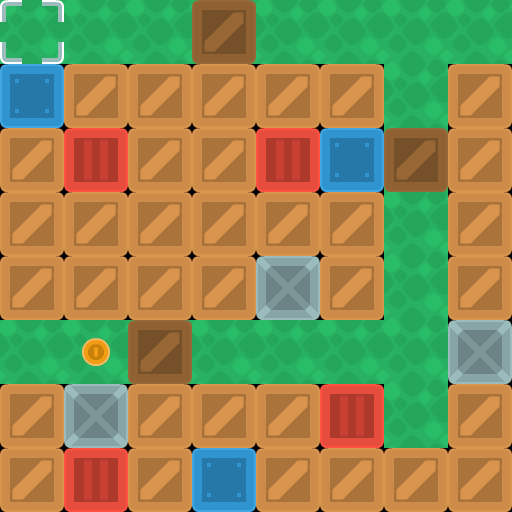

A level layout from a 2D game, rendered from its tile map. Below: a short description, then the map file with its tile-grid data intact:
An orthogonal 8x8 tile map with 64x64 px tiles, 4 tile layers (background, walls, objects, boxes).

<map version="1.10" tiledversion="1.11.2" orientation="orthogonal" renderorder="right-down" width="8" height="8" tilewidth="64" tileheight="64" infinite="0" nextlayerid="6" nextobjectid="1">
 <properties>
  <property name="character_bottom" value="[[0, 5], [1, 5], [2, 5]]" />
  <property name="character_left" value="[[3, 7], [4, 7], [5, 7]]" />
  <property name="character_right" value="[[0, 7], [1, 7], [2, 7]]" />
  <property name="character_top" value="[[3, 5], [4, 5], [5, 5]]" />
 </properties>
 <tileset firstgid="1" source="sokoban_tilesheet.tsx" />
 <layer id="4" name="background" width="8" height="8">
  <data encoding="csv">
89,89,89,89,89,89,89,89,
0,0,0,0,0,0,89,0,
0,0,0,0,0,0,89,0,
0,0,0,0,0,0,89,0,
0,0,0,0,0,0,89,0,
89,89,89,89,89,89,89,0,
0,0,0,0,0,0,89,0,
0,0,0,0,0,0,0,0
  </data>
 </layer>
 <layer id="1" name="walls" width="8" height="8">
  <data encoding="csv">
0,0,0,0,0,0,0,0,
4,2,2,2,2,2,0,2,
2,3,2,2,3,4,0,2,
2,2,2,2,2,2,0,2,
2,2,2,2,6,2,0,2,
0,0,0,0,0,0,0,6,
2,6,2,2,2,3,0,2,
2,3,2,4,2,2,2,2
  </data>
 </layer>
 <layer id="3" name="objects" width="8" height="8">
  <data encoding="csv">
40,0,0,0,0,0,0,0,
0,0,0,0,0,0,0,0,
0,0,0,0,0,0,0,0,
0,0,0,0,0,0,0,0,
0,0,0,0,0,0,0,0,
0,75,0,0,0,0,0,0,
0,0,0,0,0,0,0,0,
0,0,0,0,0,0,0,0
  </data>
 </layer>
 <layer id="5" name="boxes" width="8" height="8">
  <data encoding="csv">
0,0,0,15,0,0,0,0,
0,0,0,0,0,0,0,0,
0,0,0,0,0,0,15,0,
0,0,0,0,0,0,0,0,
0,0,0,0,0,0,0,0,
0,0,15,0,0,0,0,0,
0,0,0,0,0,0,0,0,
0,0,0,0,0,0,0,0
  </data>
 </layer>
</map>
